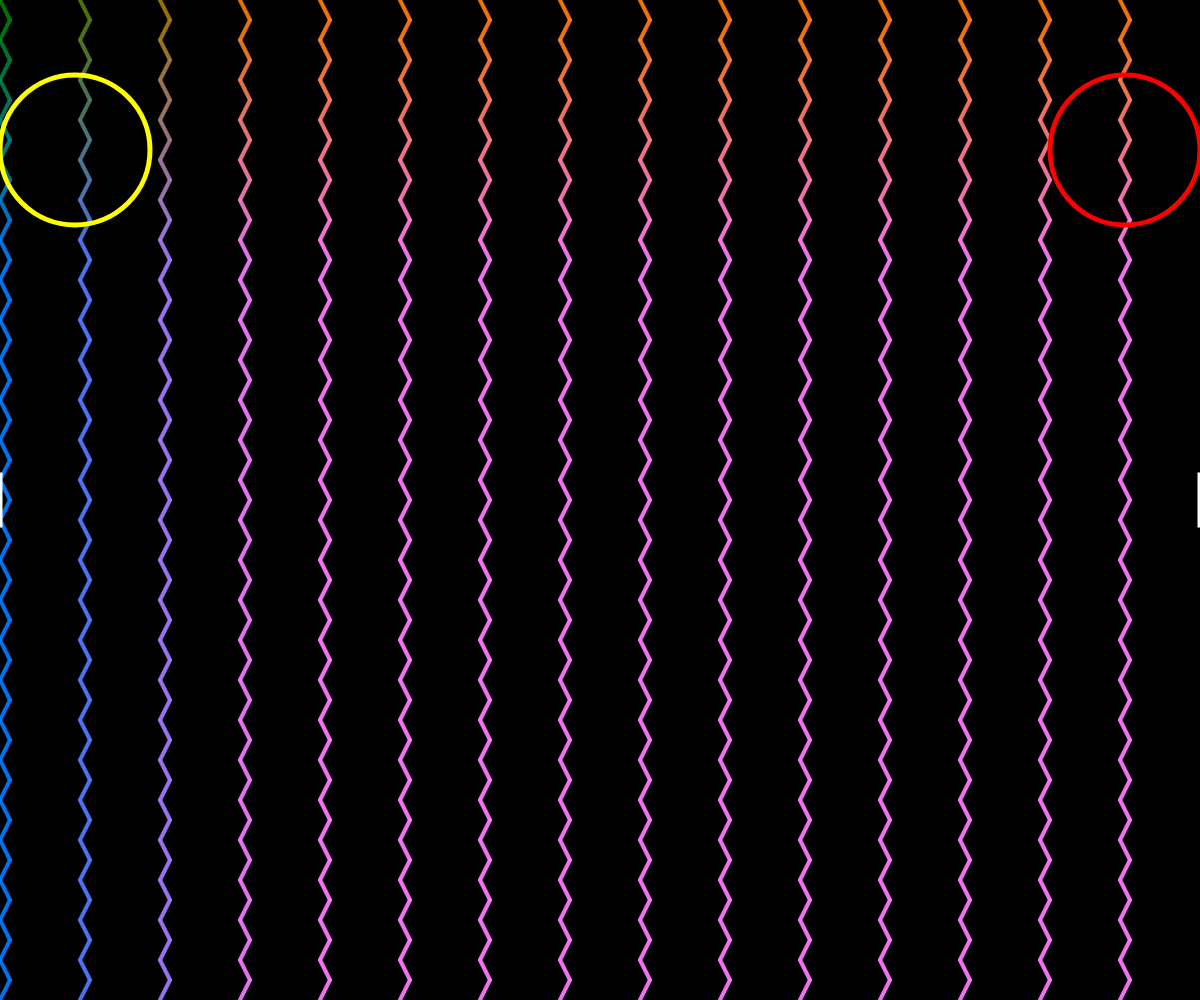
Frame 1 (no input)
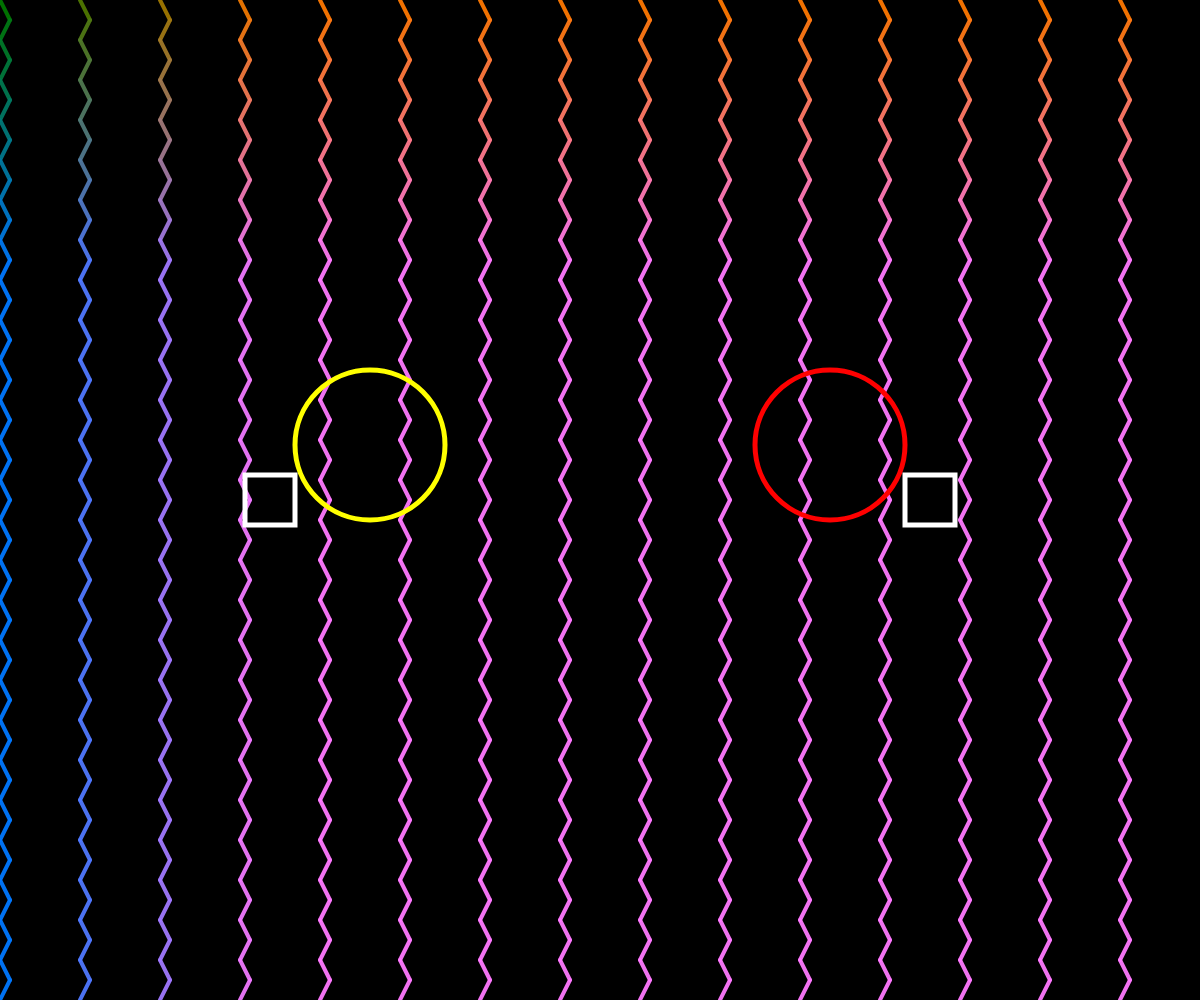
Frame 60 (no input)
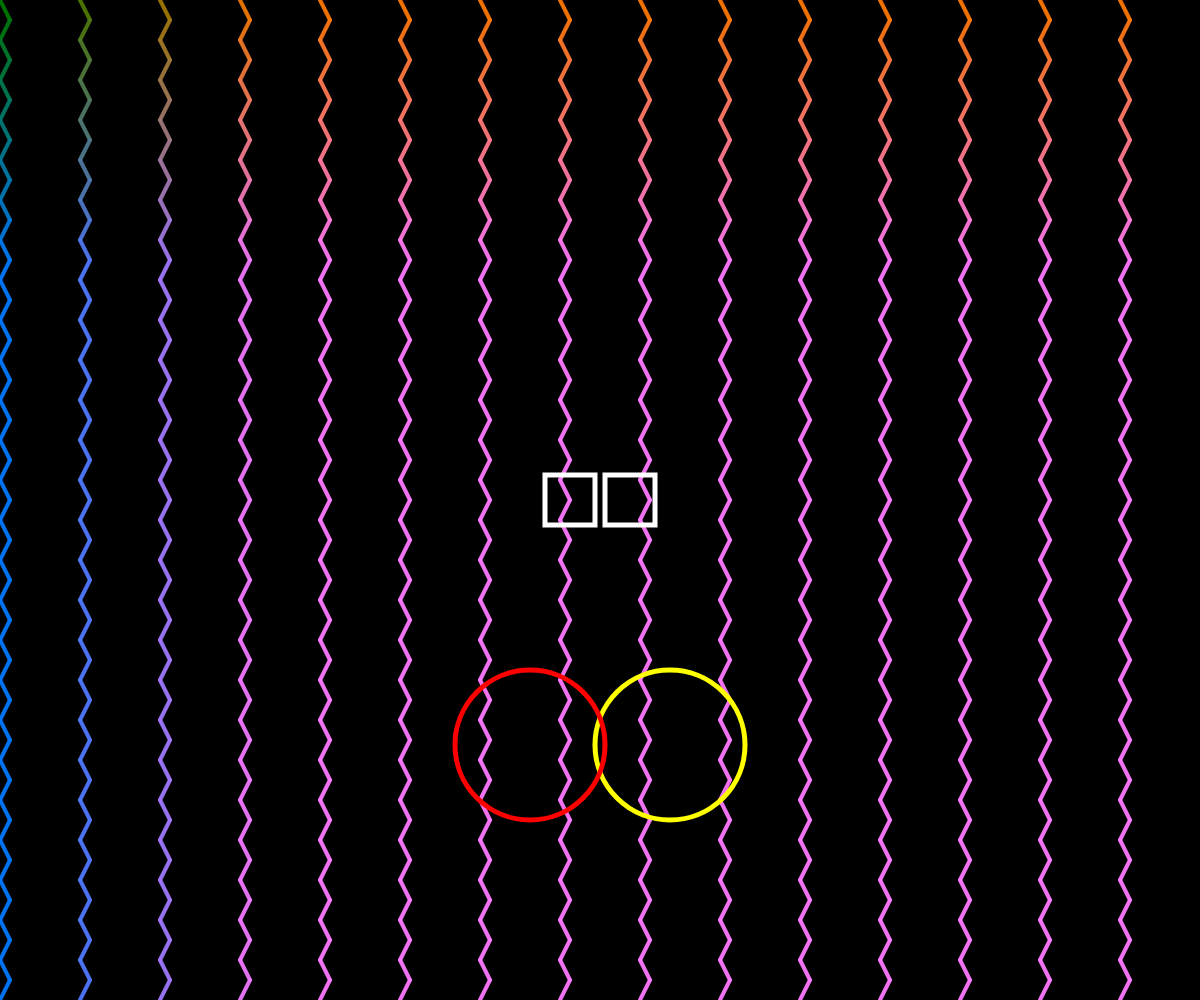
Frame 120 (the mouse pressed at the canvas centre since frame 60)

The p5.js sketch that drew these frames (run headless with seeded random() and noise() and a simulated clock; from frame 60 on, the mouse is pressed at the canvas centre):

// p5.js sketch
// ── sketch.js
let squareWidth = 50;
let square1X;
let square1Y;
let square2X;
let square2Y;
let circle1X;
let circle1Y;
let circle2X;
let circle2Y;
let circleRadius = 150;
let circleSpeed = 5;
let alternater = true;
let counter = 0;
let colorX = 256;
let colorY = 256;
let colorZ = 256;
//let randomX = 0;
//let randomY = 0;
let randomRadius = 50;
let t = 0;
function setup() {
    createCanvas(window.innerWidth, window.innerHeight);
    noStroke();
    frameRate(36);
    background(0);
    square1X = 0 - squareWidth;
    square1Y = height / 2 - squareWidth / 2;
    square2X = width;
    square2Y = height / 2 - squareWidth / 2;
    circle1X = 0 + circleRadius / 2;
    circle1Y = 150;
    circle2X = width - circleRadius / 2;
    circle2Y = 150;
}

function draw() {
    background(0);
    randomRadius = noise(t) * 100;
    t += 0.03;
    stroke(random(256), random(256), random(256));
    strokeWeight(3);
    //for (let i = 0; i < 500; i++) {
    //triangle(
    //random(width),
    //random(height),
    //random(width),
    //random(height),
    //random(width),
    //random(height)
    ////randomX() + random(90),
    ////randomY() + random(20),
    ////randomX() + random(25),
    ////randomY() + random(38),
    ////randomX() + random(59),
    ////randomY() + random(28)
    //);
    //
    //}
    if (alternater) {
        for (let j = 0; j < height; j += 20) {
            for (let i = 0; i < width; i += 80) {
                stroke(i, 120, j, 240);
                strokeWeight(4);

                // Alternate the direction of the diagonal line
                // Note that j % 40 returns the remainder of j / 40
                // This means that every time j is a multipe of 40 the diagonal line will be drawn from top-left corner to bottom right corner
                if (j % 40 === 0) {
                    line(i + 10, 20 + j, i, j);
                } else {
                    line(i, 20 + j, i + 10, j);
                }
            }
        }
    } else {
        for (let j = 0; j < height; j += 20) {
            for (let i = 0; i < width; i += 80) {
                stroke(j, 120, i, 240);
                strokeWeight(4);

                // Alternate the direction of the diagonal line
                // Note that j % 40 returns the remainder of j / 40
                // This means that every time j is a multipe of 40 the diagonal line will be drawn from top-left corner to bottom right corner
                if (j % 40 === 0) {
                    line(i, 20 + j, i + 10, j);
                } else {
                    line(i + 10, 20 + j, i, j);
                }
            }
        }
    }
    //if (counter % 36 == 0) {
    //alternater = !alternater;
    //colorX = random(256);
    //colorY = random(256);
    //colorZ = random(256);
    //}
    movingCircles();
    movingSquares();
    counter += 1;
}

function randomX() {
    return noise(t + 0.0005) * width;
}

function randomY() {
    return noise(t + 0.00001) * height;
}

function movingCircles() {
    noFill();
    stroke('yellow');
    strokeWeight(5);
    circle(circle1X, circle1Y, circleRadius);
    noFill();
    stroke('red');
    strokeWeight(5);
    circle(circle2X, circle2Y, circleRadius);

    //circleSpeed = noise(t) + 10;
    circle1X += circleSpeed;
    circle1Y += circleSpeed;
    circle2X -= circleSpeed;
    circle2Y += circleSpeed;

    if (circle1Y > height - circleRadius / 2 || circle1Y < 0 + circleRadius) {
        circleSpeed *= -1;
        alternater = !alternater;

        //circle1X = 0;
        //circle1Y = 0;
        //circle2X = width + circleRadius / 2;
        //circle2Y = 0;
    }
}

function movingSquares() {
    noFill();
    stroke(colorX, colorY, colorZ);
    //stroke('red');
    strokeWeight(5);
    square(square1X, square1Y, squareWidth);
    stroke(colorY, colorX, colorZ);
    //stroke('yellow');
    strokeWeight(5);
    square(square2X, square2Y, squareWidth);
    square1X += 5;
    square2X -= 5;
    if (circle1Y > height - circleRadius / 2 || circle1Y < 0 + circleRadius) {
        colorX = random(256);
        colorY = random(256);
        colorZ = random(256);

        //circle1X = 0;
        //circle1Y = 0;
        //circle2X = width + circleRadius / 2;
        //circle2Y = 0;
    }
    if (square1X > width + squareWidth / 2 || square2X < 0 - squareWidth / 2) {
        square1X = 0 - squareWidth;
        square1Y = height / 2 - squareWidth / 2;
        square2X = width;
        square2Y = height / 2 - squareWidth / 2;
    }
}
